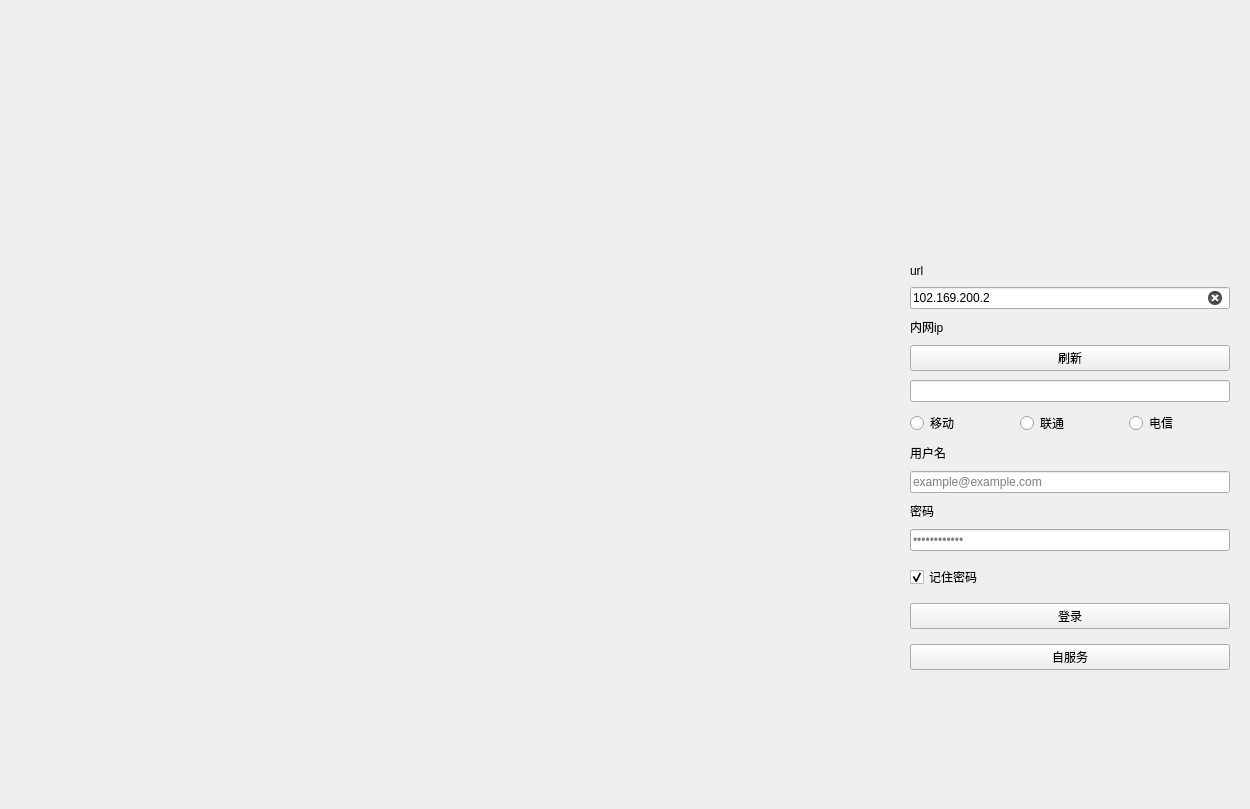
<?xml version="1.0" encoding="UTF-8"?>
<ui version="4.0">
 <class>Form</class>
 <widget class="QWidget" name="Form">
  <property name="geometry">
   <rect>
    <x>0</x>
    <y>0</y>
    <width>1250</width>
    <height>809</height>
   </rect>
  </property>
  <property name="minimumSize">
   <size>
    <width>700</width>
    <height>500</height>
   </size>
  </property>
  <property name="windowTitle">
   <string>Form</string>
  </property>
  <layout class="QHBoxLayout" name="horizontalLayout">
   <property name="spacing">
    <number>0</number>
   </property>
   <property name="leftMargin">
    <number>0</number>
   </property>
   <property name="topMargin">
    <number>0</number>
   </property>
   <property name="rightMargin">
    <number>0</number>
   </property>
   <property name="bottomMargin">
    <number>0</number>
   </property>
   <item>
    <widget class="QLabel" name="label">
     <property name="text">
      <string/>
     </property>
     <property name="pixmap">
      <pixmap resource="../../../../PyQt-Fluent-Widgets-PyQt6/examples/window/login/resource/resource.qrc">:/images/background.jpg</pixmap>
     </property>
     <property name="scaledContents">
      <bool>true</bool>
     </property>
    </widget>
   </item>
   <item>
    <widget class="QWidget" name="widget" native="true">
     <property name="sizePolicy">
      <sizepolicy hsizetype="Preferred" vsizetype="Preferred">
       <horstretch>0</horstretch>
       <verstretch>0</verstretch>
      </sizepolicy>
     </property>
     <property name="minimumSize">
      <size>
       <width>360</width>
       <height>0</height>
      </size>
     </property>
     <property name="maximumSize">
      <size>
       <width>360</width>
       <height>16777215</height>
      </size>
     </property>
     <property name="styleSheet">
      <string notr="true">QLabel{
	font: 13px 'Microsoft YaHei'
}</string>
     </property>
     <layout class="QVBoxLayout" name="verticalLayout_2">
      <property name="spacing">
       <number>9</number>
      </property>
      <property name="leftMargin">
       <number>20</number>
      </property>
      <property name="topMargin">
       <number>20</number>
      </property>
      <property name="rightMargin">
       <number>20</number>
      </property>
      <property name="bottomMargin">
       <number>20</number>
      </property>
      <item>
       <spacer name="verticalSpacer">
        <property name="orientation">
         <enum>Qt::Vertical</enum>
        </property>
        <property name="sizeHint" stdset="0">
         <size>
          <width>20</width>
          <height>40</height>
         </size>
        </property>
       </spacer>
      </item>
      <item>
       <widget class="QLabel" name="label_2">
        <property name="enabled">
         <bool>true</bool>
        </property>
        <property name="sizePolicy">
         <sizepolicy hsizetype="Preferred" vsizetype="Expanding">
          <horstretch>0</horstretch>
          <verstretch>0</verstretch>
         </sizepolicy>
        </property>
        <property name="minimumSize">
         <size>
          <width>100</width>
          <height>100</height>
         </size>
        </property>
        <property name="maximumSize">
         <size>
          <width>100</width>
          <height>100</height>
         </size>
        </property>
        <property name="text">
         <string/>
        </property>
        <property name="pixmap">
         <pixmap resource="../../../../PyQt-Fluent-Widgets-PyQt6/examples/window/login/resource/resource.qrc">:/images/logo.png</pixmap>
        </property>
        <property name="scaledContents">
         <bool>true</bool>
        </property>
       </widget>
      </item>
      <item>
       <spacer name="verticalSpacer_3">
        <property name="orientation">
         <enum>Qt::Vertical</enum>
        </property>
        <property name="sizeType">
         <enum>QSizePolicy::Fixed</enum>
        </property>
        <property name="sizeHint" stdset="0">
         <size>
          <width>20</width>
          <height>15</height>
         </size>
        </property>
       </spacer>
      </item>
      <item>
       <layout class="QGridLayout" name="gridLayout" columnstretch="2">
        <property name="horizontalSpacing">
         <number>4</number>
        </property>
        <property name="verticalSpacing">
         <number>9</number>
        </property>
        <item row="1" column="0">
         <widget class="LineEdit" name="lineEdit">
          <property name="text">
           <string>102.169.200.2</string>
          </property>
          <property name="placeholderText">
           <string>ftp.example.com</string>
          </property>
          <property name="clearButtonEnabled">
           <bool>true</bool>
          </property>
         </widget>
        </item>
        <item row="0" column="0">
         <widget class="BodyLabel" name="label_3">
          <property name="text">
           <string>url</string>
          </property>
         </widget>
        </item>
       </layout>
      </item>
      <item>
       <widget class="BodyLabel" name="BodyLabel">
        <property name="text">
         <string>内网ip</string>
        </property>
       </widget>
      </item>
      <item>
       <widget class="PushButton" name="PushButton">
        <property name="text">
         <string>刷新</string>
        </property>
       </widget>
      </item>
      <item>
       <widget class="LineEdit" name="LineEdit"/>
      </item>
      <item>
       <layout class="QHBoxLayout" name="horizontalLayout_3">
        <item>
         <widget class="RadioButton" name="RadioButton">
          <property name="text">
           <string>移动</string>
          </property>
         </widget>
        </item>
        <item>
         <widget class="RadioButton" name="RadioButton_4">
          <property name="text">
           <string>联通</string>
          </property>
         </widget>
        </item>
        <item>
         <widget class="RadioButton" name="RadioButton_3">
          <property name="text">
           <string>电信</string>
          </property>
         </widget>
        </item>
       </layout>
      </item>
      <item>
       <widget class="BodyLabel" name="label_5">
        <property name="text">
         <string>用户名</string>
        </property>
       </widget>
      </item>
      <item>
       <widget class="LineEdit" name="lineEdit_3">
        <property name="placeholderText">
         <string>example@example.com</string>
        </property>
        <property name="clearButtonEnabled">
         <bool>true</bool>
        </property>
       </widget>
      </item>
      <item>
       <widget class="BodyLabel" name="label_6">
        <property name="text">
         <string>密码</string>
        </property>
       </widget>
      </item>
      <item>
       <widget class="LineEdit" name="lineEdit_4">
        <property name="echoMode">
         <enum>QLineEdit::Password</enum>
        </property>
        <property name="placeholderText">
         <string>••••••••••••</string>
        </property>
        <property name="clearButtonEnabled">
         <bool>true</bool>
        </property>
       </widget>
      </item>
      <item>
       <spacer name="verticalSpacer_5">
        <property name="orientation">
         <enum>Qt::Vertical</enum>
        </property>
        <property name="sizeType">
         <enum>QSizePolicy::Fixed</enum>
        </property>
        <property name="sizeHint" stdset="0">
         <size>
          <width>20</width>
          <height>5</height>
         </size>
        </property>
       </spacer>
      </item>
      <item>
       <widget class="CheckBox" name="checkBox">
        <property name="text">
         <string>记住密码</string>
        </property>
        <property name="checked">
         <bool>true</bool>
        </property>
       </widget>
      </item>
      <item>
       <spacer name="verticalSpacer_4">
        <property name="orientation">
         <enum>Qt::Vertical</enum>
        </property>
        <property name="sizeType">
         <enum>QSizePolicy::Fixed</enum>
        </property>
        <property name="sizeHint" stdset="0">
         <size>
          <width>20</width>
          <height>5</height>
         </size>
        </property>
       </spacer>
      </item>
      <item>
       <widget class="PrimaryPushButton" name="pushButton">
        <property name="text">
         <string>登录</string>
        </property>
       </widget>
      </item>
      <item>
       <spacer name="verticalSpacer_6">
        <property name="orientation">
         <enum>Qt::Vertical</enum>
        </property>
        <property name="sizeType">
         <enum>QSizePolicy::Fixed</enum>
        </property>
        <property name="sizeHint" stdset="0">
         <size>
          <width>20</width>
          <height>6</height>
         </size>
        </property>
       </spacer>
      </item>
      <item>
       <widget class="HyperlinkButton" name="pushButton_2">
        <property name="text">
         <string>自服务</string>
        </property>
       </widget>
      </item>
      <item>
       <spacer name="verticalSpacer_2">
        <property name="orientation">
         <enum>Qt::Vertical</enum>
        </property>
        <property name="sizeHint" stdset="0">
         <size>
          <width>20</width>
          <height>40</height>
         </size>
        </property>
       </spacer>
      </item>
     </layout>
    </widget>
   </item>
  </layout>
 </widget>
 <customwidgets>
  <customwidget>
   <class>CheckBox</class>
   <extends>QCheckBox</extends>
   <header>qfluentwidgets</header>
  </customwidget>
  <customwidget>
   <class>HyperlinkButton</class>
   <extends>PushButton</extends>
   <header>qfluentwidgets</header>
  </customwidget>
  <customwidget>
   <class>PushButton</class>
   <extends>QPushButton</extends>
   <header>qfluentwidgets</header>
  </customwidget>
  <customwidget>
   <class>PrimaryPushButton</class>
   <extends>PushButton</extends>
   <header>qfluentwidgets</header>
  </customwidget>
  <customwidget>
   <class>RadioButton</class>
   <extends>QRadioButton</extends>
   <header>qfluentwidgets</header>
  </customwidget>
  <customwidget>
   <class>BodyLabel</class>
   <extends>QLabel</extends>
   <header>qfluentwidgets</header>
  </customwidget>
  <customwidget>
   <class>LineEdit</class>
   <extends>QLineEdit</extends>
   <header>qfluentwidgets</header>
  </customwidget>
 </customwidgets>
 <resources>
  <include location="../../../../PyQt-Fluent-Widgets-PyQt6/examples/window/login/resource/resource.qrc"/>
 </resources>
 <connections/>
</ui>
